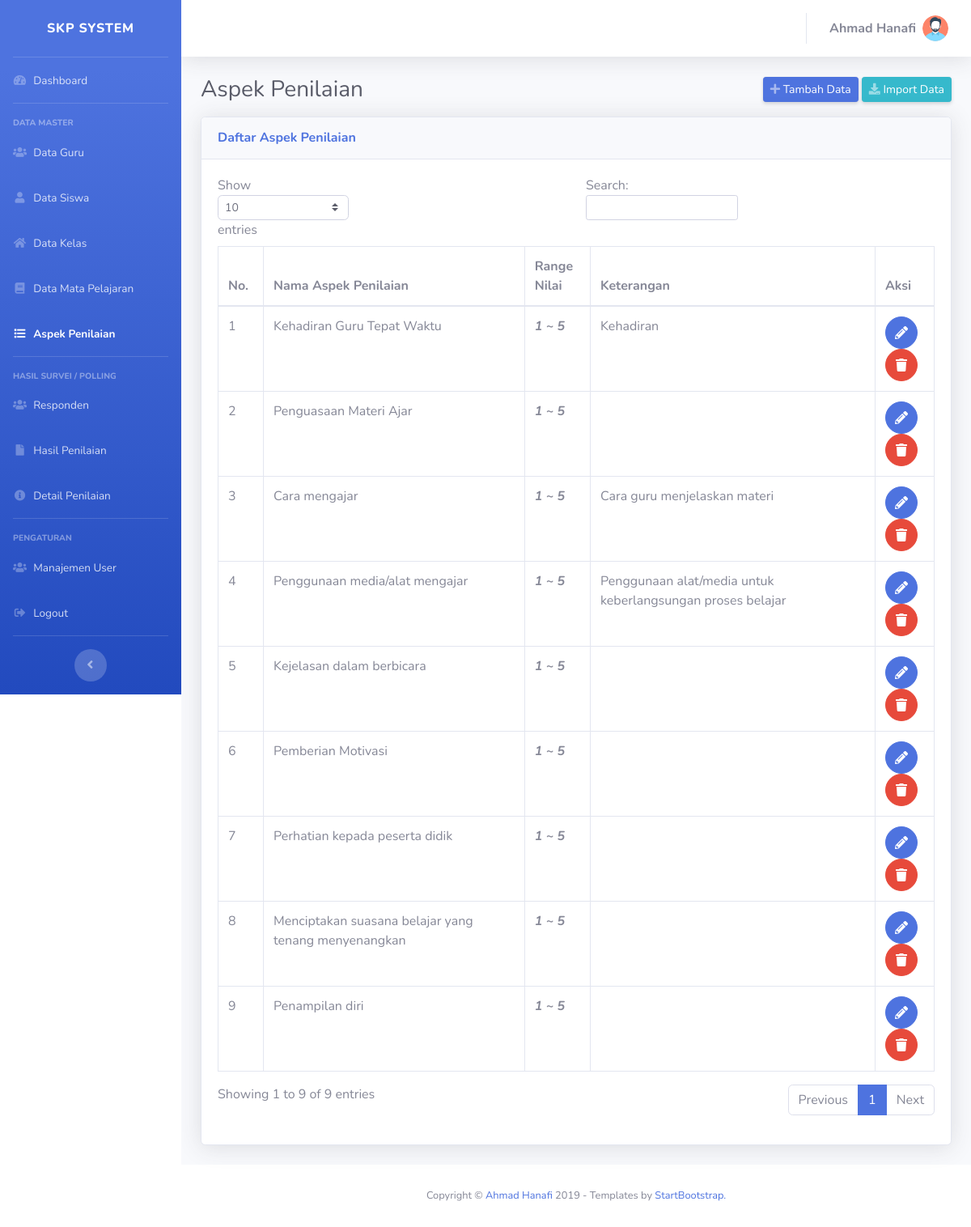
The app's page /admin/aspek-penilaian (signed in) with its own data.
### tables this page shows
CREATE TABLE `aspek_penilaian` (
  `id` int NOT NULL,
  `nama_indikator` varchar(100) NOT NULL,
  `nilai_min` int NOT NULL,
  `nilai_max` int NOT NULL,
  `keterangan` text
);

### core/method.php (called while the page is built, shortened)
<?php
function getFrom($index) {
	$get = isset($_GET[$index]) ? $_GET[$index] : "";
	return $get;
}

### core/crud.php (called while the page is built, shortened)
<?php
function select($columns, $table, $conditions = NULL) {
	if ($conditions != NULL) {
		$sql = "SELECT $columns FROM $table WHERE $conditions ";
	} else {
		$sql = "SELECT $columns FROM $table";
	}
	return query($sql);
}
function result($query) {
	return mysqli_fetch_object($query);
}
function query($sql){
	global $link;
	if ($data = mysqli_query($link, $sql) or die(mysqli_error($link))) {
		return $data;
	}
}
?>

### admin/content/aspek-penilaian/index.php (the view)
<?php
$kelas = select('*', "aspek_penilaian");
$no = 1;
$page = getFrom('page');
?>
<div class="container-fluid">
    <div class="d-sm-flex align-items-center justify-content-between mb-3">
        <h1 class="h3 mb-0 text-gray-800">Aspek Penilaian</h1>
        <div class="btn-group-sm">
            <a href="<?php echo base_url("admin/".$page."/create") ?>" class="d-none d-sm-inline-block btn btn-sm btn-primary shadow-sm" data-toggle="tooltip" title="Tambah <?= ucwords(str_replace("-", " ", $page)) ?>">
                <i class="fas fa-plus text-white-50"></i>
                <span class="text">Tambah Data</span>
            </a>
            <a href="<?php echo base_url("admin/".$page."/import") ?>" class="d-none d-sm-inline-block btn btn-sm btn-info shadow-sm" data-toggle="tooltip" title="Import <?= ucwords(str_replace("-", " ", $page)) ?>">
                <i class="fas fa-download text-white-50"></i>
                <span class="text">Import Data</span>
            </a>
        </div>
    </div>
    <div class="card shadow mb-4">
        <div class="card-header py-3">
            <h6 class="m-0 font-weight-bold text-primary">Daftar Aspek Penilaian</h6>
        </div>
        <div class="card-body">
            <div class="table-responsive">
                <table class="table table-bordered" id="dataTable" width="100%" cellspacing="0">
                    <thead>
                        <tr>
                            <th>No.</th>
                            <th>Nama Aspek Penilaian</th>
                            <th>Range Nilai</th>
                            <th>Keterangan</th>
                            <th>Aksi</th>
                        </tr>
                    </thead>
                    <tbody>
                        <?php while($k = result($kelas)): ?>
                        <tr>
                            <td><?= $no++; ?></td>
                            <td><?= $k->nama_indikator ?></td>
                            <td>
                                <i><b>
                                    <?= $k->nilai_min . " ~ ". $k->nilai_max; ?>
                                </b></i>
                            </td>
                            <td><?= $k->keterangan ?></td>
                            <td>
                                <a href="<?php echo base_url("admin/aspek-penilaian/edit/".$k->id) ?>" class="btn btn-primary btn-circle">
                                    <i class="fas fa-pencil-alt"></i>
                                </a>
                                <a onclick="return confirmDelete()" href="<?php echo base_url("admin/aspek-penilaian/delete/".$k->id) ?>" class="btn btn-danger btn-circle">
                                    <i class="fas fa-trash"></i>
                                </a>
                            </td>
                        </tr>
                        <?php endwhile; ?>
                    </tbody>
                </table>
            </div>
        </div>
    </div>
</div>

### records on screen
aspek_penilaian: nama_indikator "Kehadiran Guru Tepat Waktu", nilai_min "1", nilai_max "5", keterangan "Kehadiran"
aspek_penilaian: nama_indikator "Penguasaan Materi Ajar", nilai_min "1", nilai_max "5"
aspek_penilaian: nama_indikator "Cara mengajar", nilai_min "1", nilai_max "5", keterangan "Cara guru menjelaskan materi"
aspek_penilaian: nama_indikator "Penggunaan media/alat mengajar", nilai_min "1", nilai_max "5", keterangan "Penggunaan alat/media untuk keberlangsungan proses belajar"
aspek_penilaian: nama_indikator "Kejelasan dalam berbicara", nilai_min "1", nilai_max "5"
aspek_penilaian: nama_indikator "Pemberian Motivasi", nilai_min "1", nilai_max "5"
aspek_penilaian: nama_indikator "Perhatian kepada peserta didik", nilai_min "1", nilai_max "5"
aspek_penilaian: nama_indikator "Menciptakan suasana belajar yang tenang menyenangkan", nilai_min "1", nilai_max "5"
aspek_penilaian: nama_indikator "Penampilan diri", nilai_min "1", nilai_max "5"

### other values on screen
getSessionUser('fullname') "Ahmad Hanafi"
